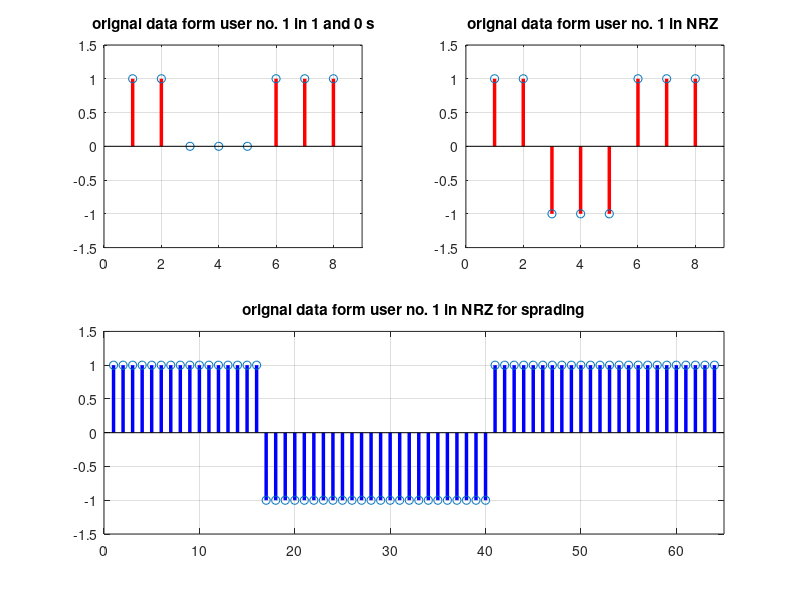
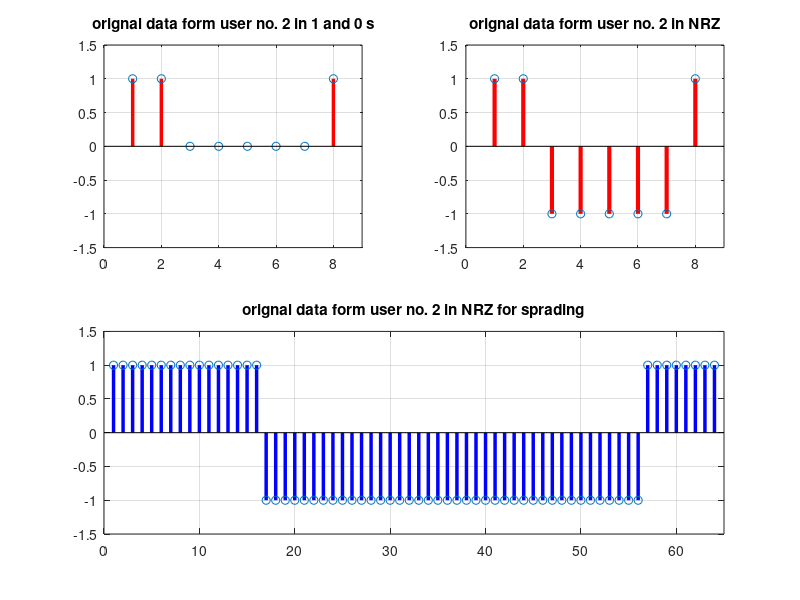
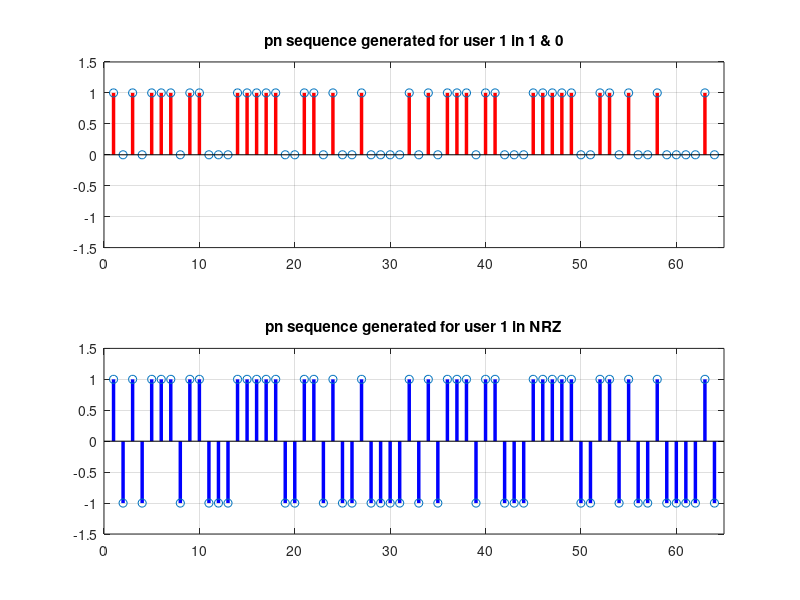
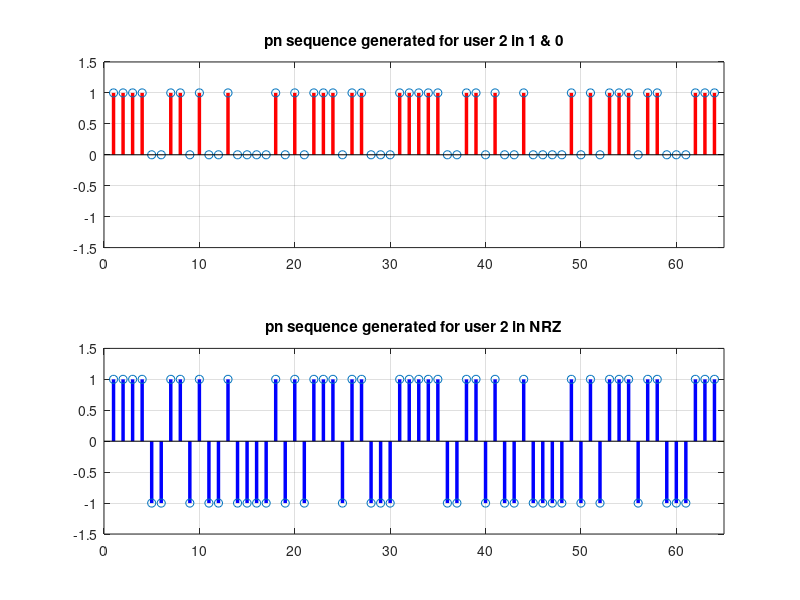

Recreate these plots in MATLAB, in order.

clc
clear all
close all
%% waiting %%
 h = waitbar(0,'Please wait...');
steps = 1000;
for step = 1:steps
        waitbar(step / steps)
end
close(h) 
%% data user 1 %% 
%%%%%%%%%%%%%%%%%%%% DATA FORM USER 1 & 2 %%%%%%%%%%%%%%%%%%%%%%%

data_user1=[1 1 0 0 0 1 1 1]; % data in 1
data_user2=[1 1 0 0 0 0 0 1]; % data in 2
ldata1=length(data_user1);
ldata2=length(data_user2);

%   figure for DATA for user 1

figure()                        
subplot(2,2,1);
stem(data_user1,'Color','r','LineWidth',2.5);
axis([0 ldata1+1 -1.5 1.5]);
title('orignal data form user no. 1 in 1 and 0 s');
grid on;

disp(' %%%% DATA USER NO.1 %%%');
disp(' ');
disp(data_user1);
disp(' %%%% DATA USER NO.2 %%%');
disp(' ');
disp(data_user2);

disp(' ');
disp('%%%%%%%%%%%%%%%%%%%%%%%%%%%%%%%%%%%%%%%%%%%%%%%%%%%');
disp(' ');

%   nrz conversion

for i=1:ldata1
    if data_user1(i)==0        
        data_user1(i)=-1;
    end
end

disp(' %%%% DATA USER NO.1 IN NRZ %%%');
disp(' ');
disp(data_user1);

disp(' ');
disp('%%%%%%%%%%%%%%%%%%%%%%%%%%%%%%%%%%%%%%%%%%%%%%%%%%%');
disp(' ');

%  figure for DATA for user 1 in one level ( 0 & 1's)

disp(' %%%% SPREADED DATA FOR USER NO.1 %%%');
disp(' ');
subplot(2,2,2);         
stem(data_user1,'Color','r','LineWidth',2.5);
axis([0 ldata1+1 -1.5 1.5]);
title('orignal data form user no. 1 in NRZ ');
grid on;

data_user1=[repmat(data_user1(1),1,8) repmat(data_user1(2),1,8) repmat(data_user1(3),1,8) repmat(data_user1(4),1,8) repmat(data_user1(5),1,8) repmat(data_user1(6),1,8) repmat(data_user1(7),1,8) repmat(data_user1(8),1,8)];
disp(data_user1);
ld1=length(data_user1);

disp(' ');
disp('%%%%%%%%%%%%%%%%%%%%%%%%%%%%%%%%%%%%%%%%%%%%%%%%%%%');
disp(' ');

%  figure for DATA for user 1 in two level ( -1 & 1's)
subplot(2,2,[3 4]);         %  figure for DATA for user 1
stem(data_user1,'Color','b','LineWidth',2.5);
axis([0 ld1+1 -1.5 1.5]);
title('orignal data form user no. 1 in NRZ for sprading');
grid on;
%% data usre 2 %%
%%%%%%%%%%%%%%%%%%%%%%%%%%%%%%%%%%%%%%%%%%%%%%%%%%%%%%%%%%%%%%%%%%
figure()                        %  figure for DATA for user 2   %
subplot(2,2,1);                                                 %
stem(data_user2,'Color','r','LineWidth',2.5);                   %
axis([0 ldata2+1 -1.5 1.5]);                                    %
title('orignal data form user no. 2 in 1 and 0 s');             %
grid on;                                                        %
%
for i=1:ldata2
    if data_user2(i)==0                                         %
        data_user2(i)=-1;        % nrz conversion;              %
    end
end
%
subplot(2,2,2);         %  figure for DATA for user 2           %
stem(data_user2,'Color','r','LineWidth',3);                     %
axis([0 ldata2+1 -1.5 1.5]);                                    %
title('orignal data form user no. 2 in NRZ');                   %
grid on;                                                        %

disp(' %%%% DATA USER NO.2 IN NRZ %%%');
disp(' ');
disp(data_user2);

disp(' ');
disp('%%%%%%%%%%%%%%%%%%%%%%%%%%%%%%%%%%%%%%%%%%%%%%%%%%%');
disp(' ');

disp(' %%%% SPREADED DATA FOR USER NO.2 %%%');
disp(' ');
data_user2=[repmat(data_user2(1),1,8) repmat(data_user2(2),1,8) repmat(data_user2(3),1,8) repmat(data_user2(4),1,8) repmat(data_user2(5),1,8) repmat(data_user2(6),1,8) repmat(data_user2(7),1,8) repmat(data_user2(8),1,8)];
disp(data_user2);
ld2=length(data_user2);       

disp(' ');
disp('%%%%%%%%%%%%%%%%%%%%%%%%%%%%%%%%%%%%%%%%%%%%%%%%%%%');
disp(' ');
                                                                %
subplot(2,2,[3 4]);         %  figure for DATA for user 1       %
stem(data_user2,'Color','b','LineWidth',2.5);                   %
axis([0 ld2+1 -1.5 1.5]);                                       %
title('orignal data form user no. 2 in NRZ for sprading');      %
grid on;                                                        %
%%%%%%%%%%%%%%%%%%%%%%%%%%%%%%%%%%%%%%%%%%%%%%%%%%%%%%%%%%%%%%%%%%


%% PN for user 1 %%
%%%%%%%%%%%%%%%%%% PN seq for user no. 1 %%%%%%%%%%%%%%%%%%%%

%%%%%%  KEY for user 1 %%%%%%

disp('%%%%%%  PN SEQ for user NO. 1 %%%%%%');
disp(' ');

G=64;  % Code length
%Generation of first pn-sequence using generator polynomial
sd1 =[0 0 0 0 1];             % Initial state of Shift register
PN1=[];                       % First m-sequence
for j=1:G
    PN1=[PN1 sd1(5)];
    if sd1(1)==sd1(4)
        temp1=0;
    else temp1=1;
    end
    sd1(1)=sd1(2);
    sd1(2)=sd1(3);
    sd1(3)=sd1(4);
    sd1(4)=sd1(5);
    sd1(5)=temp1;
end
figure()
subplot(2,1,1);
stem(PN1,'Color','r','LineWidth',2.5);
axis([0 65 -1.5 1.5]);
grid on;
title('pn sequence generated for user 1 in 1 & 0')
disp(PN1);

disp(' ');
disp('%%%%%%%%%%%%%%%%%%%%%%%%%%%%%%%%%%%%%%%%%%%%%%%%%%%');
disp(' ');

disp(' %%%% NRZ PN SEQ FOR USER NO.1 %%%');
disp(' ');

for i=1:length(PN1)
    if PN1(i)==0                                         %
        PN1(i)=-1;        % nrz conversion of PN seq ;               %
    end
end

disp(PN1);
lPN1=length(PN1);

subplot(2,1,2);
stem(PN1,'Color','b','LineWidth',2.5);
axis([0 65 -1.5 1.5]);
grid on;
title('pn sequence generated for user 1 in NRZ')

%%%%%%%%%%%%%%%%%%%%%%%%%%%%%%%%%%%%%%%%%%%%%%%%%%%%%%%%%%%%%%%%%%%%%%%%%%

disp(' ');
disp('%%%%%%%%%%%%%%%%%%%%%%%%%%%%%%%%%%%%%%%%%%%%%%%%%%%');
disp(' ');

%%%%%%  KEY for user 2 %%%%%%                                            %

disp('%%%%%%  pn seq for user 2 %%%%%%');     
disp(' ');
%% PN for user 2 %%
G2=64;  % Code length
%Generation of first pn-sequence using generator polynomial             %
sd2 =[0 0 0 1 1];             % Initial state of Shift register
PN2=[];                       % First m-sequence
for j1=1:G2
    PN2=[PN2 sd2(5)];                                                   %
    if sd2(1)==sd2(4)
        temp2=0;                                                        %
    else temp2=1;                                                       %
    end
    sd2(1)=sd2(2);
    sd2(2)=sd2(3);
    sd2(3)=sd2(4);                                                      %
    sd2(4)=sd2(5);
    sd2(5)=temp2;                                                       %
end
figure()
subplot(2,1,1);
stem(PN2,'Color','r','LineWidth',2.5);                                   %
axis([0 65 -1.5 1.5]);
grid on;                                                                %
title('pn sequence generated for user 2 in 1 & 0')
disp(PN2);                                                              %

% nrz conversion of PN seq

for i=1:length(PN2)                                                     %
    if PN2(i)==0
        PN2(i)=-1;                                                      %
    end
end

disp(' %%%% NRZ PN SEQ FOR USER NO.2 %%%');
disp(' ');

disp(PN2);                                                              %

subplot(2,1,2);                                                         %
stem(PN2,'Color','b','LineWidth',2.5);
axis([0 65 -1.5 1.5]);
grid on;                                                                %
title('pn sequence generated for user 2 in NRZ')                        %
%%%%%%%%%%%%%%%%%%%%%%%%%%%%%%%%%%%%%%%%%%%%%%%%%%%%%%%%%%%%%%%%%%%%%%%%%%

disp(' ');
disp('%%%%%%%%%%%%%%%%%%%%%%%%%%%%%%%%%%%%%%%%%%%%%%%%%%%');
disp(' ');
%% SPREADED DATA FOR USER NO.1 %%
disp(' %%%% SPREADED DATA FOR USER NO.1 %%%');
disp(' ');

sp_data1=[];
sp_data1=data_user1.*PN1;
disp(sp_data1);


figure()
subplot(3,1,1);                                                         %
stem(data_user1,'Color','r','LineWidth',2.5);
axis([0 65 -1.5 1.5]);
grid on;                                                                %
title('data from user no. 1 in NRZ')

subplot(3,1,2);
stem(PN1,'Color','b','LineWidth',2.5);
axis([0 65 -1.5 1.5]);
grid on;
title('pn sequence generated for user 1 in NRZ')

subplot(3,1,3);
stem(sp_data1,'Color','black','LineWidth',2.5);
axis([0 65 -1.5 1.5]);
grid on;
title('Spreading for user 1 in NRZ');

disp(' ');
disp('%%%%%%%%%%%%%%%%%%%%%%%%%%%%%%%%%%%%%%%%%%%%%%%%%%%');
disp(' ');
%%  SPREADED DATA FOR USER NO.2 %%
disp(' %%%% SPREADED DATA FOR USER NO.2 %%%');
disp(' ');

sp_data2=[];
sp_data2=data_user2.*PN2;
disp(sp_data2);


figure()
subplot(3,1,1);                                                         %
stem(data_user2,'Color','r','LineWidth',2.5);
axis([0 65 -1.5 1.5]);
grid on;                                                                %
title('data from user no. 2 in NRZ')

subplot(3,1,2);
stem(PN2,'Color','b','LineWidth',2.5);
axis([0 65 -1.5 1.5]);
grid on;
title('pn sequence generated for user 2 in NRZ')

subplot(3,1,3);
stem(sp_data2,'Color','black','LineWidth',2.5);
axis([0 65 -1.5 1.5]);
grid on;
title('Spreading for user 2 in NRZ');

disp(' ');
disp('%%%%%%%%%%%%%%%%%%%%%%%%%%%%%%%%%%%%%%%%%%%%%%%%%%%');
disp(' ');

disp(' %%%% TOTAL SPREADED DATA FOR BOTH USERS %%%');
disp(' ');

sp_data=sp_data1+sp_data2;
disp(sp_data);
lsp_data=length(sp_data);


figure()
subplot(3,1,1);                                                         %
stem(sp_data1,'Color','r','LineWidth',2.5);
axis([0 65 -1.5 1.5]);
grid on;                                                                %
title('spreaded data from user no. 1 in NRZ')

subplot(3,1,2);
stem(sp_data2,'Color','b','LineWidth',2.5);
axis([0 65 -1.5 1.5]);
grid on;
title('spreaded data from user no. 2 in NRZ')

subplot(3,1,3);
stem(sp_data,'Color','black','LineWidth',2.5);
axis([0 65 -2.5 2.5]);
grid on;
title('total Spreading');


sp_data01=[];
for i=1:lsp_data
    
    if sp_data(i)==1
        sp_data01=[sp_data 1];
    else
        sp_data01=[sp_data -1];
    end
    
end

disp(sp_data01);
lsp_data01=length(sp_data01);

%% BPSK MODULATION FOR spreaded data %%

%%%% BPSK MODULATION FOR spreaded data

tb=1;
eb=1;
fc=10000;
bpskmod_sig=[];
for i0=1:lsp_data01-1
    for j1=1:tb
        bpskmod_sig=[bpskmod_sig sqrt(2*(eb/tb))*sp_data01(i0)*cos(2*pi*fc*j1)];
    end
end
lbpskmod_sig=length(bpskmod_sig);
figure();
plot(bpskmod_sig,'Color','black','LineWidth',2.5);
axis([0 65 -3.5 3.5]);
grid on;
title(' BPSK Modulated signal for spreaded data for transmitter ');

%% Transmission of BPSK MODULATed data Over awgn channel %%
%%%% Transmission of BPSK MODULATed data Over awgn channel

tx_sig=awgn(bpskmod_sig,5);

figure();
plot(tx_sig,'Color','m','LineWidth',2.5);
grid on;
title(' Transmission of BPSK MODULATed data Over awgn channel ');

%% DEMODULATION FOR user 1 %%

%%%% DEMODULATION FOR user 1
rx_user1=tx_sig.*PN1;

%BPSK DEMODULATION FOR user 1 
demodcar_user1=[];
for i=1:ld1
    for j=0.1:1:tb
     demodcar_user1=[demodcar_user1 sqrt(2*(eb/tb))*cos(2*pi*fc*j)];

 end
end
 
bpskdemod_user1=rx_user1.*demodcar_user1;

figure();
subplot(2,1,1);     
plot(bpskdemod_user1,'Color','b','LineWidth',2.5);
title(' o/p of bpsk demodulation for user 1 ');
grid on;

%  sync for matrix addition multiplication
 
lbpskdemod_user1=length(bpskdemod_user1);
sum_user1=zeros(1,lbpskdemod_user1);

rxbits_user1=[sum_user1+bpskdemod_user1];

if sum(rxbits_user1(1:8))>0
    rcvd_bit_user1(1)=1;
else
    rcvd_bit_user1(1)=0;
end
if sum(rxbits_user1(9:16))>0
    rcvd_bit_user1(2)=1;
else
    rcvd_bit_user1(2)=0;
end
if sum(rxbits_user1(17:24))>0
    rcvd_bit_user1(3)=1;
else
    rcvd_bit_user1(3)=0;
end
if sum(rxbits_user1(25:32))>0
    rcvd_bit_user1(4)=1;
else
    rcvd_bit_user1(4)=0;
end
if sum(rxbits_user1(33:40))>0
    rcvd_bit_user1(5)=1;
else
    rcvd_bit_user1(5)=0;
end
if sum(rxbits_user1(41:48))>0
    rcvd_bit_user1(6)=1;
else
    rcvd_bit_user1(6)=0;
end
if sum(rxbits_user1(49:54))>0
    rcvd_bit_user1(7)=1;
else
    rcvd_bit_user1(7)=0;
end
if sum(rxbits_user1(55:64))>0
    rcvd_bit_user1(8)=1;
else
    rcvd_bit_user1(8)=0;
end
rcvd_bit_user1=[rcvd_bit_user1(1) rcvd_bit_user1(2) rcvd_bit_user1(3) rcvd_bit_user1(4) rcvd_bit_user1(5) rcvd_bit_user1(6) rcvd_bit_user1(7) rcvd_bit_user1(8)];

subplot(2,1,2);    
stem(rcvd_bit_user1,'Color','black','LineWidth',2.5);
axis([0 9 -1.5 1.5]);
title(' recived binary data for user 1 ');
grid on;

%% DEMODULATION FOR user 2 %%
%%%% DEMODULATION FOR user 2

rx_user2=tx_sig.*PN2;

%BPSK DEMODULATION FOR user 2 
demodcar_user2=[];
for i=1:ld2
    for j=0.1:1:tb
     demodcar_user2=[demodcar_user2 sqrt(2*(eb/tb))*cos(2*pi*fc*j)];

 end
end
 
bpskdemod_user2=rx_user2.*demodcar_user2;

figure();
subplot(2,1,1);     
plot(bpskdemod_user2,'Color','b','LineWidth',2.5);
title(' o/p of bpsk demodulation for user 2');
grid on;

%  sync for matrix addition multiplication
 
lbpskdemod_user2=length(bpskdemod_user2);
sum_user2=zeros(1,lbpskdemod_user2);


rxbits_user2=[sum_user2+bpskdemod_user2];

if sum(rxbits_user2(1:8))>0
    rcvd_bit_user2(1)=1;
else
    rcvd_bit_user2(1)=0;
end
if sum(rxbits_user2(9:16))>0
    rcvd_bit_user2(2)=1;
else
    rcvd_bit_user2(2)=0;
end
if sum(rxbits_user2(17:24))>0
    rcvd_bit_user2(3)=1;
else
    rcvd_bit_user2(3)=0;
end
if sum(rxbits_user2(25:32))>0
    rcvd_bit_user2(4)=1;
else
    rcvd_bit_user2(4)=0;
end
if sum(rxbits_user2(33:40))>0
    rcvd_bit_user2(5)=1;
else
    rcvd_bit_user2(5)=0;
end
if sum(rxbits_user2(41:48))>0
    rcvd_bit_user2(6)=1;
else
    rcvd_bit_user2(6)=0;
end
if sum(rxbits_user2(49:54))>0
    rcvd_bit_user2(7)=1;
else
    rcvd_bit_user2(7)=0;
end
if sum(rxbits_user2(55:64))>0
    rcvd_bit_user2(8)=1;
else
    rcvd_bit_user2(8)=0;
end
rcvd_bit_user2=[rcvd_bit_user2(1) rcvd_bit_user2(2) rcvd_bit_user2(3) rcvd_bit_user2(4) rcvd_bit_user2(5) rcvd_bit_user2(6) rcvd_bit_user2(7) rcvd_bit_user2(8)];
subplot(2,1,2);    
stem(rcvd_bit_user2,'Color','black','LineWidth',2.5);
axis([0 9 -1.5 1.5]);
title(' recived binary data for user 2 ');
grid on;




